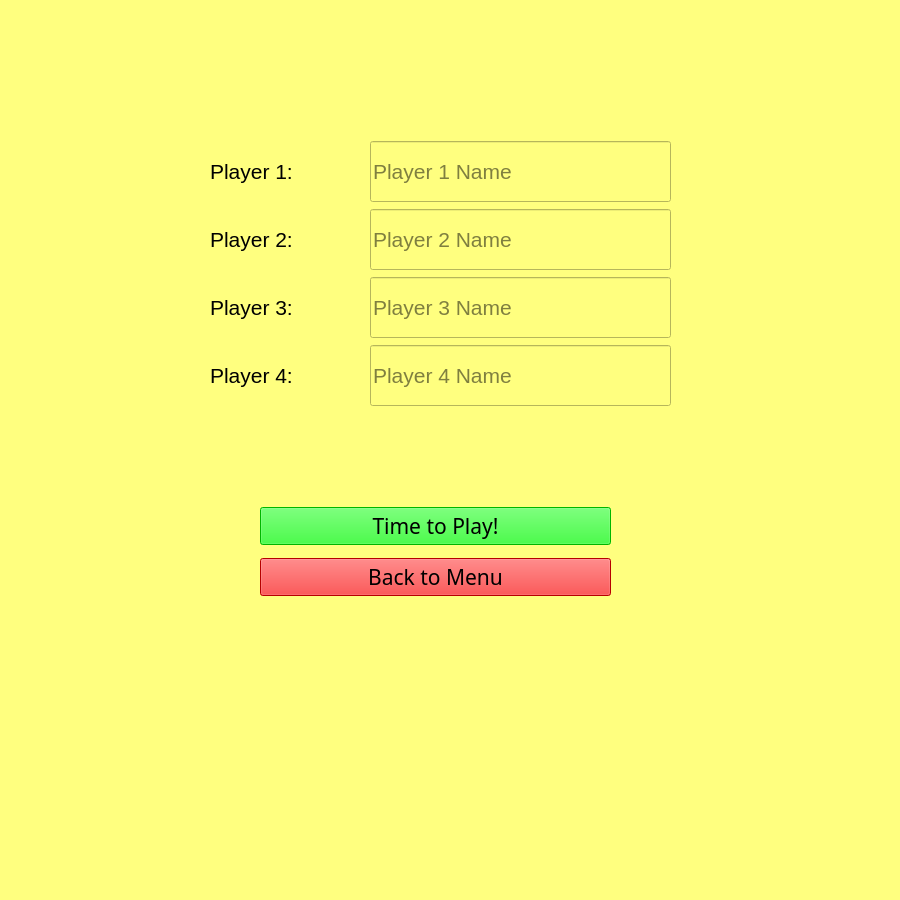
<?xml version="1.0" encoding="UTF-8"?>
<ui version="4.0">
 <class>TrivialCompute_PlayerMenu</class>
 <widget class="QWidget" name="TrivialCompute_PlayerMenu">
  <property name="geometry">
   <rect>
    <x>0</x>
    <y>0</y>
    <width>900</width>
    <height>900</height>
   </rect>
  </property>
  <property name="windowTitle">
   <string>TrivialCompute</string>
  </property>
  <property name="styleSheet">
   <string notr="true">background-color: rgb(255, 255, 127);</string>
  </property>
  <widget class="QWidget" name="layoutWidget">
   <property name="geometry">
    <rect>
     <x>210</x>
     <y>140</y>
     <width>461</width>
     <height>267</height>
    </rect>
   </property>
   <layout class="QGridLayout" name="gridLayout">
    <item row="1" column="1">
     <widget class="QLineEdit" name="line_playerName2">
      <property name="minimumSize">
       <size>
        <width>301</width>
        <height>61</height>
       </size>
      </property>
      <property name="maximumSize">
       <size>
        <width>301</width>
        <height>61</height>
       </size>
      </property>
      <property name="font">
       <font>
        <pointsize>16</pointsize>
       </font>
      </property>
      <property name="styleSheet">
       <string notr="true">border-color: rgb(0, 0, 0);</string>
      </property>
      <property name="placeholderText">
       <string>Player 2 Name</string>
      </property>
     </widget>
    </item>
    <item row="2" column="1">
     <widget class="QLineEdit" name="line_playerName3">
      <property name="minimumSize">
       <size>
        <width>301</width>
        <height>61</height>
       </size>
      </property>
      <property name="maximumSize">
       <size>
        <width>301</width>
        <height>61</height>
       </size>
      </property>
      <property name="font">
       <font>
        <pointsize>16</pointsize>
       </font>
      </property>
      <property name="styleSheet">
       <string notr="true">border-color: rgb(0, 0, 0);</string>
      </property>
      <property name="placeholderText">
       <string>Player 3 Name</string>
      </property>
     </widget>
    </item>
    <item row="3" column="1">
     <widget class="QLineEdit" name="line_playerName4">
      <property name="minimumSize">
       <size>
        <width>301</width>
        <height>61</height>
       </size>
      </property>
      <property name="maximumSize">
       <size>
        <width>301</width>
        <height>61</height>
       </size>
      </property>
      <property name="font">
       <font>
        <pointsize>16</pointsize>
       </font>
      </property>
      <property name="styleSheet">
       <string notr="true">border-color: rgb(0, 0, 0);</string>
      </property>
      <property name="placeholderText">
       <string>Player 4 Name</string>
      </property>
     </widget>
    </item>
    <item row="0" column="1">
     <widget class="QLineEdit" name="line_playerName1">
      <property name="minimumSize">
       <size>
        <width>301</width>
        <height>61</height>
       </size>
      </property>
      <property name="maximumSize">
       <size>
        <width>301</width>
        <height>61</height>
       </size>
      </property>
      <property name="font">
       <font>
        <pointsize>16</pointsize>
       </font>
      </property>
      <property name="styleSheet">
       <string notr="true">border-color: rgb(0, 0, 0);</string>
      </property>
      <property name="placeholderText">
       <string>Player 1 Name</string>
      </property>
     </widget>
    </item>
    <item row="0" column="0">
     <widget class="QLabel" name="label">
      <property name="font">
       <font>
        <pointsize>16</pointsize>
       </font>
      </property>
      <property name="text">
       <string>Player 1:</string>
      </property>
     </widget>
    </item>
    <item row="1" column="0">
     <widget class="QLabel" name="label_2">
      <property name="font">
       <font>
        <pointsize>16</pointsize>
       </font>
      </property>
      <property name="text">
       <string>Player 2:</string>
      </property>
     </widget>
    </item>
    <item row="2" column="0">
     <widget class="QLabel" name="label_3">
      <property name="font">
       <font>
        <pointsize>16</pointsize>
       </font>
      </property>
      <property name="text">
       <string>Player 3:</string>
      </property>
     </widget>
    </item>
    <item row="3" column="0">
     <widget class="QLabel" name="label_4">
      <property name="font">
       <font>
        <pointsize>16</pointsize>
       </font>
      </property>
      <property name="text">
       <string>Player 4:</string>
      </property>
     </widget>
    </item>
   </layout>
  </widget>
  <widget class="QWidget" name="layoutWidget">
   <property name="geometry">
    <rect>
     <x>260</x>
     <y>500</y>
     <width>351</width>
     <height>105</height>
    </rect>
   </property>
   <layout class="QVBoxLayout" name="verticalLayout_14">
    <item>
     <layout class="QVBoxLayout" name="verticalLayout_12">
      <item>
       <widget class="QPushButton" name="btn_playGame">
        <property name="font">
         <font>
          <family>Segoe UI Black</family>
          <pointsize>16</pointsize>
          <weight>10</weight>
          <italic>false</italic>
          <bold>false</bold>
         </font>
        </property>
        <property name="styleSheet">
         <string notr="true">background-color: rgb(0, 255, 0);
font: 87 16pt &quot;Segoe UI Black&quot;;
border-color: rgb(0, 0, 0);</string>
        </property>
        <property name="text">
         <string>Time to Play!</string>
        </property>
       </widget>
      </item>
     </layout>
    </item>
    <item>
     <layout class="QVBoxLayout" name="verticalLayout_13">
      <item>
       <widget class="QPushButton" name="btn_backToMenu">
        <property name="font">
         <font>
          <family>Segoe UI Black</family>
          <pointsize>16</pointsize>
          <weight>10</weight>
          <italic>false</italic>
          <bold>false</bold>
         </font>
        </property>
        <property name="styleSheet">
         <string notr="true">background-color: rgb(255, 0, 0);
font: 87 16pt &quot;Segoe UI Black&quot;;
border-color: rgb(0, 0, 0);</string>
        </property>
        <property name="text">
         <string>Back to Menu</string>
        </property>
       </widget>
      </item>
     </layout>
    </item>
   </layout>
  </widget>
 </widget>
 <tabstops>
  <tabstop>line_playerName1</tabstop>
  <tabstop>line_playerName2</tabstop>
  <tabstop>line_playerName3</tabstop>
  <tabstop>line_playerName4</tabstop>
  <tabstop>btn_playGame</tabstop>
  <tabstop>btn_backToMenu</tabstop>
 </tabstops>
 <resources>
  <include location="../main_window/main_window.qrc"/>
 </resources>
 <connections/>
</ui>
